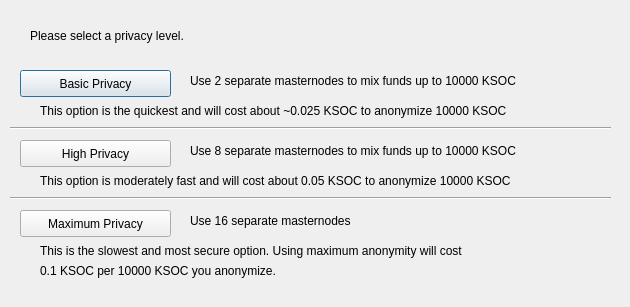
<?xml version="1.0" encoding="UTF-8"?>
<ui version="4.0">
 <class>ObfuscationConfig</class>
 <widget class="QDialog" name="ObfuscationConfig">
  <property name="geometry">
   <rect>
    <x>0</x>
    <y>0</y>
    <width>630</width>
    <height>307</height>
   </rect>
  </property>
  <property name="windowTitle">
   <string>Configure Obfuscation</string>
  </property>
  <widget class="QPushButton" name="buttonBasic">
   <property name="geometry">
    <rect>
     <x>20</x>
     <y>70</y>
     <width>151</width>
     <height>27</height>
    </rect>
   </property>
   <property name="text">
    <string>Basic Privacy</string>
   </property>
  </widget>
  <widget class="QPushButton" name="buttonHigh">
   <property name="geometry">
    <rect>
     <x>20</x>
     <y>140</y>
     <width>151</width>
     <height>27</height>
    </rect>
   </property>
   <property name="text">
    <string>High Privacy</string>
   </property>
  </widget>
  <widget class="QPushButton" name="buttonMax">
   <property name="geometry">
    <rect>
     <x>20</x>
     <y>210</y>
     <width>151</width>
     <height>27</height>
    </rect>
   </property>
   <property name="text">
    <string>Maximum Privacy</string>
   </property>
  </widget>
  <widget class="QLabel" name="label">
   <property name="geometry">
    <rect>
     <x>30</x>
     <y>20</y>
     <width>571</width>
     <height>31</height>
    </rect>
   </property>
   <property name="text">
    <string>Please select a privacy level.</string>
   </property>
  </widget>
  <widget class="QLabel" name="label_2">
   <property name="geometry">
    <rect>
     <x>190</x>
     <y>70</y>
     <width>421</width>
     <height>21</height>
    </rect>
   </property>
   <property name="text">
    <string>Use 2 separate masternodes to mix funds up to 10000 KSOC</string>
   </property>
  </widget>
  <widget class="QLabel" name="label_3">
   <property name="geometry">
    <rect>
     <x>190</x>
     <y>140</y>
     <width>411</width>
     <height>21</height>
    </rect>
   </property>
   <property name="text">
    <string>Use 8 separate masternodes to mix funds up to 10000 KSOC</string>
   </property>
  </widget>
  <widget class="QLabel" name="label_4">
   <property name="geometry">
    <rect>
     <x>190</x>
     <y>210</y>
     <width>421</width>
     <height>21</height>
    </rect>
   </property>
   <property name="text">
    <string>Use 16 separate masternodes</string>
   </property>
  </widget>
  <widget class="QLabel" name="label_6">
   <property name="geometry">
    <rect>
     <x>40</x>
     <y>100</y>
     <width>561</width>
     <height>21</height>
    </rect>
   </property>
   <property name="text">
    <string>This option is the quickest and will cost about ~0.025 KSOC to anonymize 10000 KSOC</string>
   </property>
  </widget>
  <widget class="QLabel" name="label_7">
   <property name="geometry">
    <rect>
     <x>40</x>
     <y>170</y>
     <width>561</width>
     <height>21</height>
    </rect>
   </property>
   <property name="text">
    <string>This option is moderately fast and will cost about 0.05 KSOC to anonymize 10000 KSOC</string>
   </property>
  </widget>
  <widget class="QLabel" name="label_8">
   <property name="geometry">
    <rect>
     <x>40</x>
     <y>240</y>
     <width>561</width>
     <height>21</height>
    </rect>
   </property>
   <property name="text">
    <string>This is the slowest and most secure option. Using maximum anonymity will cost</string>
   </property>
  </widget>
  <widget class="QLabel" name="label_9">
   <property name="geometry">
    <rect>
     <x>40</x>
     <y>260</y>
     <width>561</width>
     <height>21</height>
    </rect>
   </property>
   <property name="text">
    <string>0.1 KSOC per 10000 KSOC you anonymize.</string>
   </property>
  </widget>
  <widget class="Line" name="line">
   <property name="geometry">
    <rect>
     <x>10</x>
     <y>120</y>
     <width>601</width>
     <height>16</height>
    </rect>
   </property>
   <property name="orientation">
    <enum>Qt::Horizontal</enum>
   </property>
  </widget>
  <widget class="Line" name="line_2">
   <property name="geometry">
    <rect>
     <x>10</x>
     <y>190</y>
     <width>601</width>
     <height>16</height>
    </rect>
   </property>
   <property name="orientation">
    <enum>Qt::Horizontal</enum>
   </property>
  </widget>
 </widget>
 <resources/>
 <connections/>
</ui>
